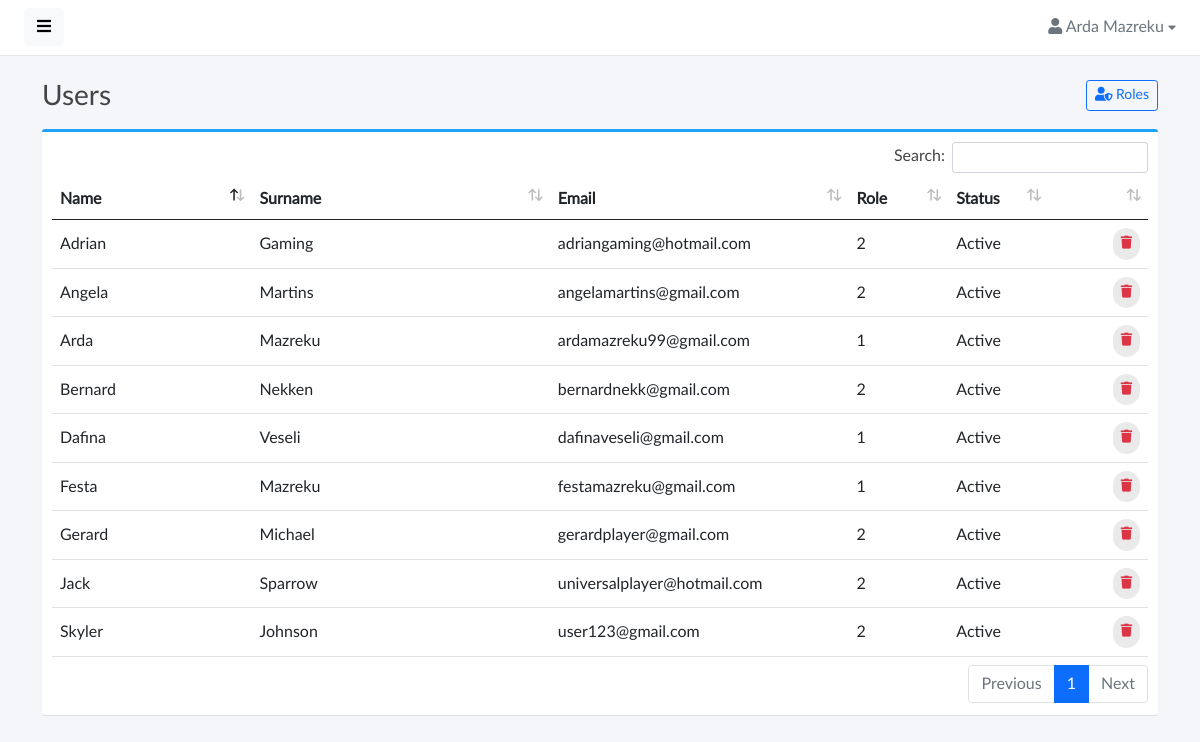
The page /admin/users.php (signed in) on the database its author committed.
### tables this page shows
CREATE TABLE IF NOT EXISTS `perdoruesi` (
  `id` int(11) NOT NULL AUTO_INCREMENT,
  `roli_id` int(11) NOT NULL,
  `email` varchar(50) NOT NULL,
  `emri` varchar(20) NOT NULL,
  `mbiemri` varchar(30) NOT NULL,
  `nickname` varchar(30) NOT NULL,
  `password` varchar(30) NOT NULL,
  `foto` varchar(100) NOT NULL,
  `data_regj` date NOT NULL,
  PRIMARY KEY (`id`),
  KEY `roli_id` (`roli_id`)
);

### admin/users.php (the view, shortened to what this page needs)
<?php
if(isset($_SESSION['email']) && isset($_SESSION['roli_id'])) {
if($_SESSION['roli_id'] == 1) {
?>
<!DOCTYPE html>
<html lang="en">
<head>
    <link href="assets/vendor/fontawesome/css/fontawesome.min.css" rel="stylesheet">
    <link href="assets/vendor/fontawesome/css/solid.min.css" rel="stylesheet">
    <link href="assets/vendor/fontawesome/css/brands.min.css" rel="stylesheet">
    <link href="assets/vendor/bootstrap/css/bootstrap.min.css" rel="stylesheet">
    <link href="assets/vendor/datatables/datatables.min.css" rel="stylesheet">
    <link href="assets/css/master.css" rel="stylesheet">
</head>
<body>
    <div class="wrapper">
        <?php include 'src/components/navbar.php'?>
        <div id="body" class="active">
            <?php include 'src/components/navbarProfile.php'?>
            <div class="content">
                <div class="container">
                    <div class="page-title">
                        <h3>Users
                            <a href="roles.php" class="btn btn-sm btn-outline-primary float-end"><i class="fas fa-user-shield"></i> Roles</a>
                        </h3>
                    </div>
                    <div class="box box-primary">
                        <div class="box-body">
                            <table width="100%" class="table table-hover" id="dataTables-example">
                                <thead>
                                    <tr>
                                        <th class="col-lg-2">Name</th>
                                        <th class="col-lg-3">Surname</th>
                                        <th class="col-lg-3">Email</th>
                                        <th class="col-lg-1">Role</th>
                                        <th class="col-lg-1">Status</th>
                                        <th class="col-lg-1"></th>
                                    </tr>
                                </thead>
                                <tbody>
                                <?php
                                    require "../database/connect.php";
                                    $stmt = $connect->prepare("SELECT * FROM perdoruesi");
                                    $stmt->execute();
                                    $result = $stmt->get_result();
                                    while($row = $result->fetch_assoc()):
                                ?>
                                    <tr>
                                        <td><?= $row['emri'] ?></td>
                                        <td><?= $row['mbiemri'] ?></td>
                                        <td><?= $row['email'] ?></td>
                                        <td><?= $row['roli_id'] ?></td>
                                        <td>Active</td>
                                        <td class="text-end">
                                            <a href="src/validate/deleteUserDB.php?id=<?=$row['id']?>" class="btn btn-outline-danger btn-rounded"><i class="fas fa-trash"></i></a>
                                        </td>
                                    </tr>
                                <?php endwhile; ?>
                                </tbody>
                            </table>
                        </div>
                    </div>
                </div>
            </div>
        </div>
    </div>
</body>
</html>
<?php
}
    else {
        header("Location: index.php");
    }
}
else {
    header("Location: login.php");
}
?>

### admin/src/components/navbarProfile.php (shortened to what this page needs)
<?php
if(isset($_SESSION['email'])) {
$email = $_SESSION['email'];
?>
<?php
    require "../database/connect.php";
    $stmt = $connect->prepare("SELECT * FROM perdoruesi WHERE email='$email'");
    $stmt->execute();
    $result = $stmt->get_result();
    while($row = $result->fetch_assoc()):
?>
<nav class="navbar navbar-expand-lg navbar-white bg-white">
    <button type="button" id="sidebarCollapse" class="btn btn-light">
        <i class="fas fa-bars"></i><span></span>
    </button>
    <div class="collapse navbar-collapse" id="navbarSupportedContent">
        <ul class="nav navbar-nav ms-auto">
            <li class="nav-item dropdown">
                <div class="nav-dropdown">
                    <a href="#" id="nav2" class="nav-item nav-link dropdown-toggle text-secondary" data-bs-toggle="dropdown" aria-expanded="false">
                        <i class="fas fa-user"></i> <span><?= $row['emri'] ?> <?= $row['mbiemri'] ?></span> <i style="font-size: .8em;" class="fas fa-caret-down"></i>
                    </a>
                </div>
            </li>
        </ul>
    </div>
</nav>
<?php endwhile; ?>
<?php
}
else {
    echo'<script> location.replace("login.php"); </script>';
}
?>

### admin/assets/css/master.css (style rules this page uses)
body, h1, .h1, h2, .h2, h3, .h3, h4, .h4, h5, .h5, h6, .h6, p, a, td { -moz-osx-font-smoothing: grayscale; -webkit-font-smoothing: antialiased; }
body { width: 100%; height: 100%; background: #f4f6fa; font-family: "Lato", "Helvetica Neue", Arial, Helvetica, sans-serif; font-size: 1rem; color: #444; }
.wrapper { display: flex; width: 100%; align-items: stretch; overflow-x: hidden }
#body { width: 100%; padding: 0; min-height: 100vh; transition: all 0.3s; }
#body>.navbar { padding: 0 1.5rem; min-height: 54px; box-shadow: none; border-bottom: 1px solid rgba(101, 109, 119, .16); }
#body>.content { position: relative; padding: .5rem; }
#body .content .page-title h3 { margin: 1rem 0; }
.page-title { margin: 0; font-size: 1.5rem; line-height: 1.5555556; }
.box { position: relative; border-radius: 3px; background: #ffffff; border-top: 3px solid #d2d6de; margin-bottom: 20px; width: 100%; box-shadow: 0 1px 1px rgba(0, 0, 0, 0.1); }
.box-body { border-top-left-radius: 0; border-top-right-radius: 0; border-bottom-right-radius: 3px; border-bottom-left-radius: 3px; padding: 10px; }
.box-primary { border-top-color: #22a1f9; }
.btn-rounded { border-radius: 10em; padding: 6px 8px; font-size: small; text-transform: none; text-shadow: none !important; background: #eaeaea; border-color: transparent; border: none; }
a, a:hover, a:focus { color: inherit; text-decoration: none; transition: all 0.3s; }
.table td, .table th { vertical-align: middle; }
table.dataTable thead .sorting:before, table.dataTable thead .sorting:after, table.dataTable thead .sorting_asc:before, table.dataTable thead .sorting_asc:after, table.dataTable thead .sorting_desc:before, table.dataTable thead .sorting_desc:after, table.dataTable thead .sorting_asc_disabled:before, table.dataTable thead .sorting_asc_disabled:after, table.dataTable thead .sorting_desc_disabled:before, table.dataTable thead .sorting_desc_disabled:after { font-size: .8rem; bottom: .9rem; }
@media (min-width: 200px) { .navbar-expand-lg .navbar-collapse { display: -ms-flexbox !important; display: flex !important; -ms-flex-preferred-size: auto; flex-basis: auto; } }
@media (min-width: 200px) { .navbar-expand-lg .navbar-nav { -ms-flex-direction: row; flex-direction: row; } }

### admin/assets/components/navbar/navbar-dropdowns.css (style rules this page uses)
.nav-dropdown .nav-link { color: #B2EBF2; line-height: 1.42857; padding: 1rem 0 1rem 1rem !important; }
.nav-dropdown .nav-link::after { display: none; }

### rows shown on the page
perdoruesi: emri "Arda", mbiemri "Mazreku", email "ardamazreku99@gmail.com", roli "1"
perdoruesi: emri "Dafina", mbiemri "Veseli", email "dafinaveseli@gmail.com", roli "1"
perdoruesi: emri "Festa", mbiemri "Mazreku", email "festamazreku@gmail.com", roli "1"
perdoruesi: emri "Skyler", mbiemri "Johnson", email "user123@gmail.com", roli "2"
perdoruesi: emri "Adrian", mbiemri "Gaming", email "adriangaming@hotmail.com", roli "2"
perdoruesi: emri "Bernard", mbiemri "Nekken", email "bernardnekk@gmail.com", roli "2"
perdoruesi: emri "Jack", mbiemri "Sparrow", email "universalplayer@hotmail.com", roli "2"
perdoruesi: emri "Angela", mbiemri "Martins", email "angelamartins@gmail.com", roli "2"
perdoruesi: emri "Gerard", mbiemri "Michael", email "gerardplayer@gmail.com", roli "2"
